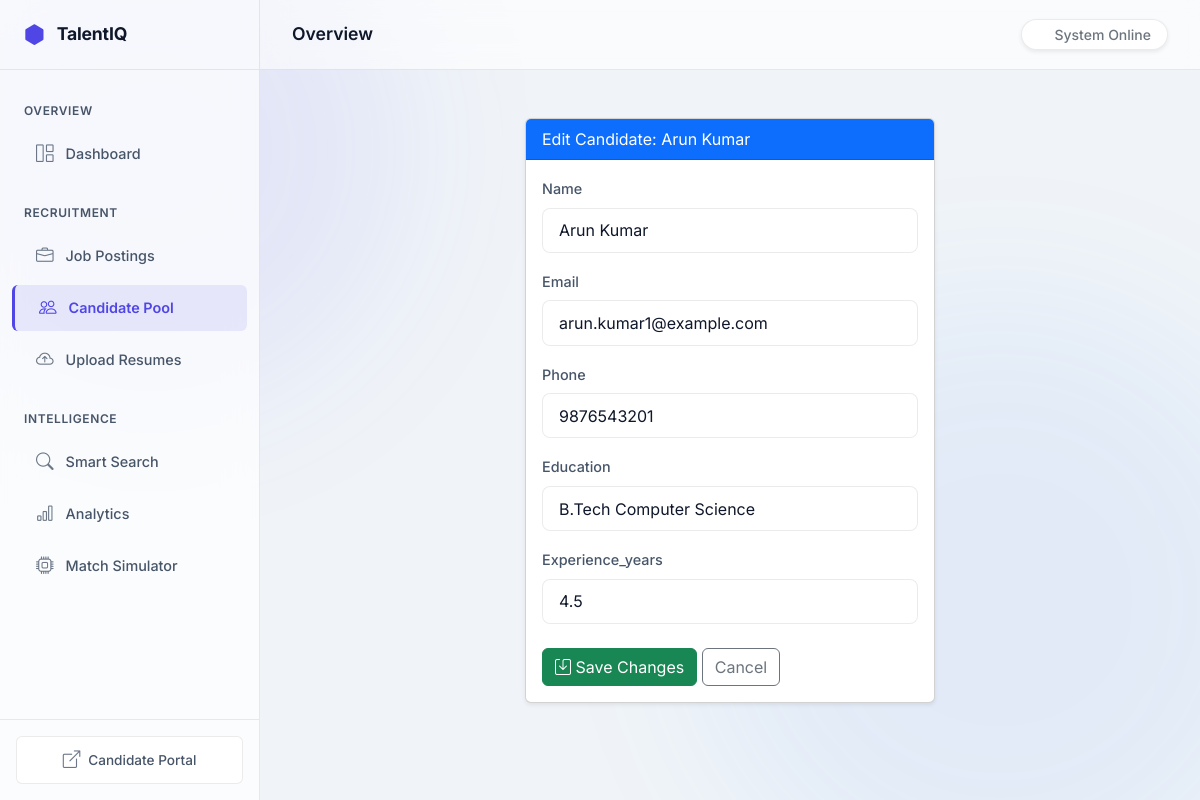
/hr/candidates/1/edit/, run on the app's committed database.
### candidates/models.py (models this page shows)
class Candidate(models.Model):
    name = models.CharField(max_length=200)
    email = models.EmailField(unique=True)
    phone = models.CharField(max_length=20)
    education = models.TextField()
    experience_years = models.FloatField(default=0)
    resume_score = models.FloatField(default=0)
    created_at = models.DateTimeField(auto_now_add=True)
    updated_at = models.DateTimeField(auto_now=True)

### candidates/views.py (the view, shortened to what this page needs)
# urls.py: path('candidates/<int:pk>/edit/', CandidateUpdateView.as_view(), name='edit'),
class CandidateUpdateView(UpdateView):
    model = Candidate
    template_name = 'hr/candidates/form.html'
    fields = ['name', 'email', 'phone', 'education', 'experience_years']

### templates/hr/candidates/form.html (shortened to what this page needs)
{% extends "hr/base.html" %}
{% block content %}
<div class="row justify-content-center">
  <div class="col-md-6">
    <div class="card shadow-sm mb-4">
      <div class="card-header bg-primary text-white">Edit Candidate: {{ object.name }}</div>
      <div class="card-body">
        <form method="post">
          {% for field in form %}
          <div class="mb-3">
            <label class="form-label text-capitalize">{{ field.name }}</label>
            <input type="{% if field.name == 'email' %}email{% elif field.name == 'experience_years' %}number{% else %}text{% endif %}"
                   name="{{ field.html_name }}"
                   value="{{ field.value|default_if_none:'' }}"
                   class="form-control"
                   {% if field.name == 'experience_years' %}step="0.1"{% endif %}>
          </div>
          {% endfor %}
          <div class="mt-4">
            <button type="submit" class="btn btn-success"><i class="bi bi-save"></i> Save Changes</button>
            <a href="{% url 'candidates:detail' object.pk %}" class="btn btn-outline-secondary">Cancel</a>
          </div>
        </form>
      </div>
    </div>
  </div>
</div>
{% endblock %}

### templates/hr/base.html (style rules this page uses)
:root { --bg-main: #f0f4f8; --bg-surface: rgba(255, 255, 255, 0.7); --bg-elevated: rgba(255, 255, 255, 0.9); --border-color: rgba(0, 0, 0, 0.08); --color-primary: #4f46e5; --color-secondary: #3b82f6; --color-success: #10b981; --color-warning: #f59e0b; --color-danger: #ef4444; --text-primary: #0f172a; --text-secondary: #475569; --sidebar-width: 260px; --transition-base: all 0.25s cubic-bezier(0.4, 0, 0.2, 1); }
body { font-family: 'Inter', sans-serif; background-color: var(--bg-main); color: var(--text-primary); overflow-x: hidden; -webkit-font-smoothing: antialiased; position: relative; }
body::before, body::after { content: ""; position: fixed; border-radius: 50%; filter: blur(80px); z-index: -1; opacity: 0.5; }
body::before { top: -100px; left: -100px; width: 500px; height: 500px; background: rgba(99, 102, 241, 0.2); }
body::after { bottom: -100px; right: -100px; width: 600px; height: 600px; background: rgba(59, 130, 246, 0.15); }
a { text-decoration: none; transition: var(--transition-base); }
.form-control, .form-select { background-color: var(--bg-elevated); border: 1px solid var(--border-color); color: var(--text-primary); border-radius: 8px; padding: 0.6rem 1rem; transition: var(--transition-base); }
.form-label { color: var(--text-secondary); font-weight: 500; font-size: 0.9rem; margin-bottom: 0.5rem; }

### data on the page
Candidate: name "Arun Kumar", name "Arun Kumar" "arun.kumar1@example.com" "9876543201" "B.Tech Computer Science" "4.5"

### other printed values
{{ field.name }} "Name" "Email" "Phone" "Education" "Experience_years"
